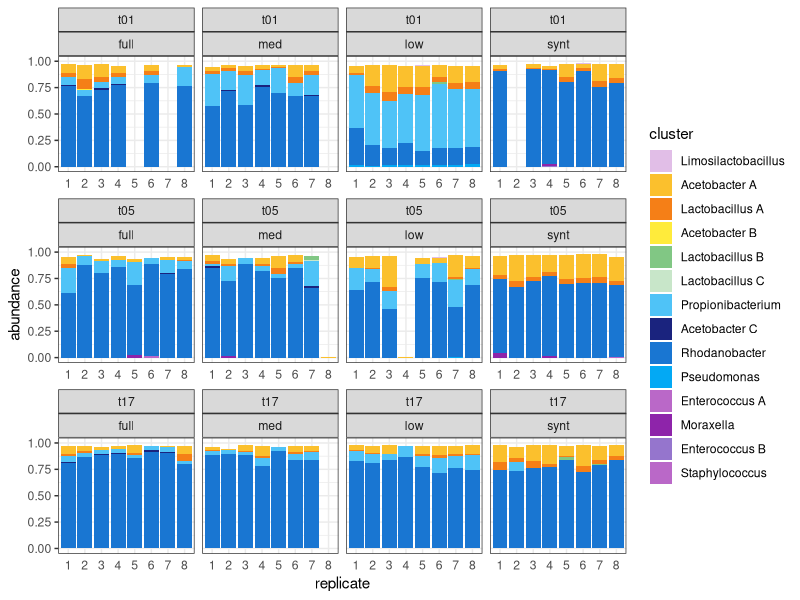
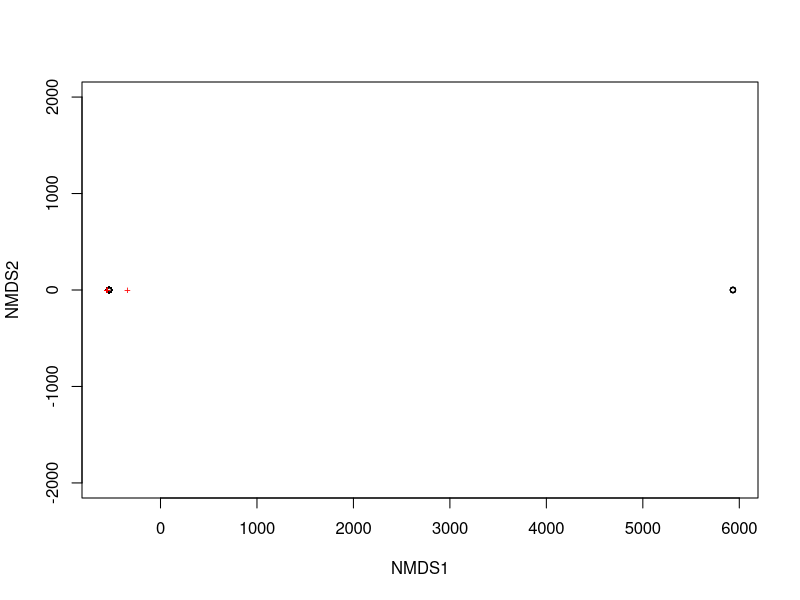
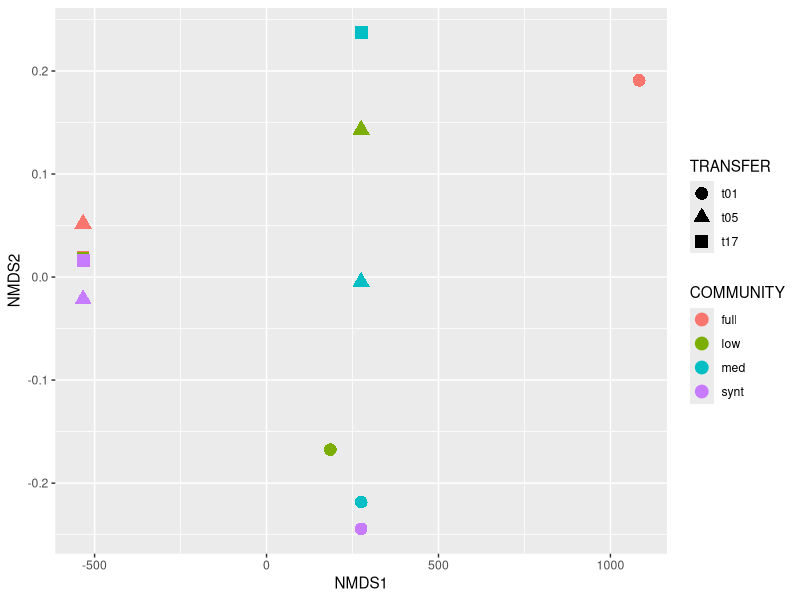
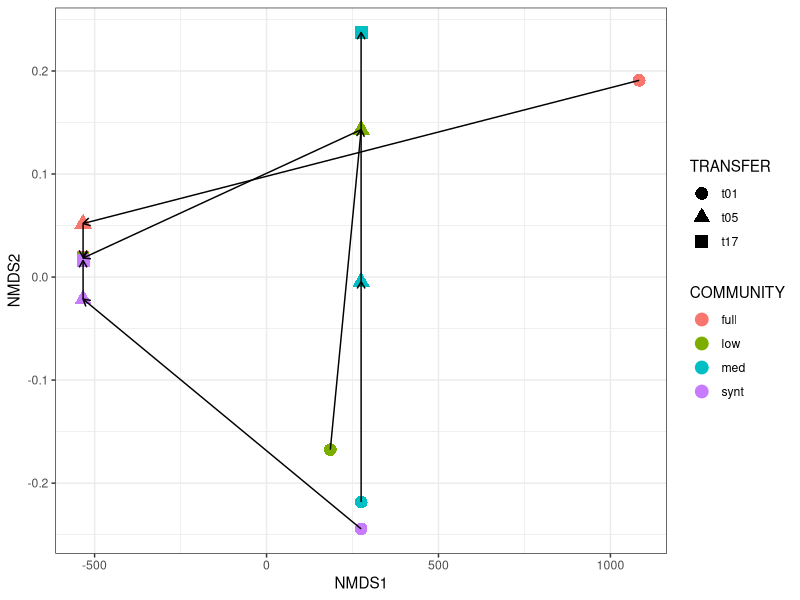
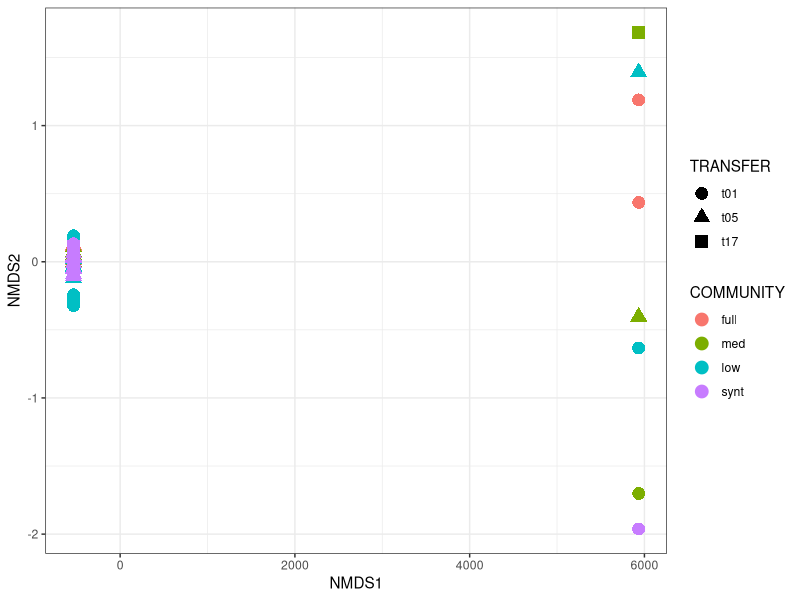
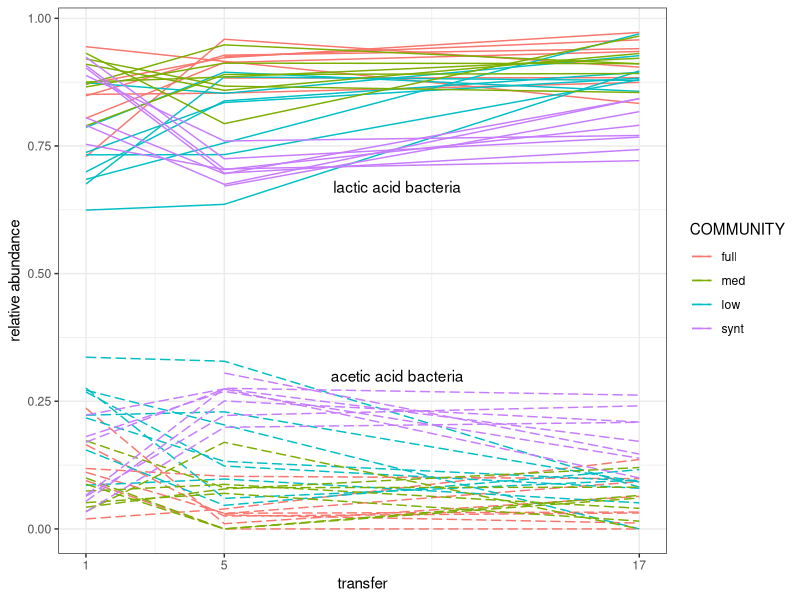

These figures' R source, in order:
#clustered_v5.R (November 17, 2022)
# PERMANOVAs with adonis2 on community compositions
# centroids of nmds plots with arrows connecting 
# STILL NEED TO ORDER LEGEND of community compositions

#clustered_v5.R (December 15, 2022)
# REORDER LEGEND of community compositions ....must be done by hand :(
# order x axis of community compositions by replicate and add missing barcodes
# fixing visualisation of nmds plots 


# Q for Ben: rarefaction curve??? normalised???? 

setwd("~/Library/CloudStorage/OneDrive-WageningenUniversity&Research/2021_evolution_exp/data/bioinformatics/clustered")
library(dplyr)
library(ggplot2)
library(tidyverse)
library(tidyr) 
library(vegan) #needed for permanova


CLUST <-read.csv("output_barcoded_mabisi_July29.csv", sep=(",")) 
CLUST$cluster <- gsub(".*;","",CLUST$cluster) # summarise long complicated name
CLUST <- CLUST %>% rename(barcode = sample)
CLUST$barcode <- gsub("barcode","bc",CLUST$barcode) #take "barcode" and replace with "bc"
CLUST$barcode <- gsub(".summary.txt","",CLUST$barcode) #take ".summary.txt" and replace with nothing
CLUST <- CLUST[,2:4]
#dot - pick up everything, * is multiple of, up to ; then replace before ; with nothing
# https://regex101.com/

#inner_join [add information of community, transfer]
META <-read.csv("220208_META.csv", sep=(",")) #descriptor variables for each barcode 
META <- META %>% rename(barcode = X.NAME)
META$COMMUNITY <- gsub("full ","full", META$COMMUNITY) #fix error with space after "full "

merged <- merge(CLUST, META, by = "barcode", all = TRUE) 
merged <- aggregate(.~barcode + cluster + SAMPLE + TRANSFER + COMMUNITY, merged, FUN = sum)  #need to combine when multiple clusters of same species >1%
merged <- merged %>% filter(abundance > 0.01) #filter only clusters of abundance over 1%
merged$TRANSFER <- factor(merged$TRANSFER, levels = c("t01", "t05", "t17")) # makes plotting better later
merged$COMMUNITY <- factor(merged$COMMUNITY, levels = c("full", "med", "low", "synt")) # makes plotting better later

#### make colour scheme without controls (Anneloes = 86, neg = 90 , zymo = 94)
reduced <- merged %>% 
  filter(barcode != "bc90") %>% 
  filter(barcode != "bc94") %>% 
  filter(barcode != "bc86") %>% 
  separate(SAMPLE, c("time", "replicate"), sep = "-", remove = FALSE)


#manually add missing barcodes 
reduced <- rbind(reduced, c("bc200","Acetobacter_lovaniensis", "1-F5", 1, "F5", "t01", "full", 0.001))
reduced <- rbind(reduced, c("bc201","Acetobacter_lovaniensis", "1-F7", 1, "F7", "t01", "full", 0.001))
reduced <- rbind(reduced, c("bc202","Acetobacter_lovaniensis", "1-M8", 1, "M8", "t01", "med", 0.001))
reduced <- rbind(reduced, c("bc207","Acetobacter_lovaniensis", "1-S2", 1, "S2", "t01", "synt", 0.001))
reduced <- rbind(reduced, c("bc203","Acetobacter_lovaniensis", "1-L2", 1, "L2", "t01", "low", 0.001))
reduced <- rbind(reduced, c("bc204","Acetobacter_lovaniensis", "5-M8", 5, "M8", "t05", "med", 0.001))
reduced <- rbind(reduced, c("bc205","Acetobacter_lovaniensis", "5-L4", 5, "L4", "t05", "low", 0.001))
reduced <- rbind(reduced, c("bc206","Acetobacter_lovaniensis", "17-M8", 17, "M8", "t17", "med", 0.001))

reduced$replicate <- substr(reduced$replicate, 2, 2) #remove letter from replicate to just have number
reduced$abundance <- as.numeric(reduced$abundance) #rbind as mad it a character, so need to go back to numeric



# see how many unique clusters there are
unique <- unique(reduced$cluster) 
#TAKE THIS into .csv file and manually chose colour
# https://chichacha.netlify.app/post/2018-12-09-having-bit-of-party-with-material-colour-palette_files/figure-html/materialColourCheatSheet-1.png
# write.csv(unique,"~/Library/CloudStorage/OneDrive-WageningenUniversity&Research/2021_evolution_exp/data/bioinformatics/clustered//unique.csv", row.names = FALSE)

## need to make list that also includes cluster name with colour
# if just list of colours, then they are reordered to the clusters found at each plot (i.e., changes based on community / trasnfer)
COLOURS <- read.csv("colours.csv", sep=(","))
COLOURS_use <- COLOURS$colour
names(COLOURS_use) <- COLOURS$type

# #SPECIFY ORDER OF COLOURS
# reduced$cluster <- factor(reduced$cluster, levels = COLOURS_use$type) 
new_names <- read.csv("new_names.csv", sep=(",")) #rename the groups (i.e., not species name)

new_names$name <- factor(new_names$name, levels =c("Limosilactobacillus", "Lactobacillus A", "Lactobacillus B", "Lactobacillus C",
                   "Acetobacter A", "Acetobacter B", "Acetobacter C",
                   "Propionibacterium", "Rhodanobacter", "Pseudomonas", "Staphylococcus", "Moraxella",
                   "Enterococcus A", "Enterococcus B", "NA"))

#### order by time point
reduced %>% 
  ggplot(aes(x = replicate, y = abundance, fill = cluster)) + 
  geom_col() + ylim(0,1) +
  scale_fill_manual(labels = new_names$name, values = COLOURS_use)+
  facet_wrap(
    ~TRANSFER +
      ~COMMUNITY, 
    scales="free_x", nrow=3) +
  theme_bw() +
  xlab("replicate") +
  theme(axis.ticks.x = element_blank(),
        # axis.text.x = element_blank(),
        # legend.position="none"
  )


# #### order by treatment
# reduced %>% 
#   ggplot(aes(x = replicate, y = abundance, fill = cluster)) +
#   geom_col() + ylim(0,1) +
#   #me trying to change the legend order...
#   scale_fill_manual(labels = new_names$name, values = COLOURS_use)+
#   facet_wrap(
#     ~COMMUNITY +
#     ~TRANSFER, 
#     scales="free_x", nrow=2) +
#   theme_bw() +
#   xlab("replicate") +
#   theme(axis.ticks.x = element_blank()
#         # axis.text.x = element_blank()
#         # legend.position="none"
#   )



  
####### NMDS PLOTS ######

pivoted <- reduced %>% 
  pivot_wider(names_from = cluster, values_from = abundance, 
              id_cols = c("barcode", "SAMPLE", "COMMUNITY", "TRANSFER"))


pivoted <- pivoted[, -c(11:18)] # remove clusters that are just contamination/rare types b/c this introduces too many NAs
# pivoted <- pivoted %>% filter(COMMUNITY == "full")

pivoted <- as.data.frame(pivoted)
pivoted[is.na(pivoted)] <- 0
com = pivoted[,5:ncol(pivoted)] #take just columns with data

set.seed(123)
nmds = vegan::metaMDS(com, distance = "bray") # currently ERRORS b/c insufficient data
plot(nmds)

### plotting taken from:
# https://jkzorz.github.io/2019/06/06/NMDS.html#:~:text=Non%2Dmetric%20Multi%2Ddimensional%20Scaling,a%202D%20representation%20or%20ordination.

data.scores = as.data.frame(scores(nmds)$sites) #makes output of axis scores, appears to keep in order so next lines work
data.scores$SAMPLE = pivoted$SAMPLE # adds information for plotting/grouping
data.scores$TRANSFER = pivoted$TRANSFER
data.scores$COMMUNITY = pivoted$COMMUNITY

## finding centroids and plotting them 
data.scores$group <- paste0(data.scores$TRANSFER, "_",data.scores$COMMUNITY) # paste puts two vectors together (can also use dyplr), adds underscore between

centroid <- aggregate(cbind(NMDS1, NMDS2) ~ group, data = data.scores, FUN = mean) #take mean on x and mean on y to head centroid
centroid$COMMUNITY <- gsub(".*_", "", centroid$group) #take everything before _, replace with nothing
centroid$TRANSFER <- gsub("_.*", "", centroid$group) #take everything after _, replace with nothing

centroid %>% 
  ggplot(aes(x = NMDS1, y = NMDS2)) + 
  geom_point(size = 4, aes(colour = COMMUNITY, shape =  TRANSFER
  ))

# create the two lines 
int_1 <- data.frame(treat = c("full","low","med","synt"),
                    xstart = subset(centroid,TRANSFER=="t01")$NMDS1,
                    ystart = subset(centroid,TRANSFER=="t01")$NMDS2,
                    xend = subset(centroid,TRANSFER=="t05")$NMDS1,
                    yend = subset(centroid,TRANSFER=="t05")$NMDS2)

int_2 <- data.frame(treat = c("full","low","med","synt"),
                    xstart = subset(centroid,TRANSFER=="t05")$NMDS1,
                    ystart = subset(centroid,TRANSFER=="t05")$NMDS2,
                    xend = subset(centroid,TRANSFER=="t17")$NMDS1,
                    yend = subset(centroid,TRANSFER=="t17")$NMDS2)

# plot centroids and connect t1 to t5 to t17 with lines 
centroid %>% 
  ggplot(aes(x = NMDS1, y = NMDS2)) + 
  geom_point(size = 4, aes(colour = COMMUNITY, shape =  TRANSFER))+
  geom_segment(data=int_1,aes(x=xstart,xend=xend,y=ystart,yend=yend),arrow=arrow(length=unit(0.2,"cm"))) +
  geom_segment(data=int_2,aes(x=xstart,xend=xend,y=ystart,yend=yend),arrow=arrow(length=unit(0.2,"cm"))) +
  theme_bw() 

#making plot with ALL nmds points 
data.scores %>% 
ggplot(aes(x = NMDS1, y = NMDS2)) + 
  geom_point(size = 4, aes(colour = COMMUNITY,shape = TRANSFER ))+ 
  theme_bw() +
  labs(x = "NMDS1", colour = "COMMUNITY", y = "NMDS2", shape = "TRANSFER")  
 

##### ADONIS PERMANOVA ########
library(vegan)

reduced <- merged %>%  # check you have "reduced" before manipulating for visualisations
  filter(barcode != "bc90") %>% 
  filter(barcode != "bc94") %>% 
  filter(barcode != "bc86") 


# transform to horizontal
wide <- reduced  %>% 
  pivot_wider(names_from = cluster, values_from = abundance, values_fill = 0)

#everything, with interaction
adonis2(wide[ ,5:18] ~ COMMUNITY*TRANSFER, data = wide[,1:4], method = "bray") 
# adonis2(wide[ ,5:18] ~ wide$COMMUNITY*wide$TRANSFER, method = "bray") #alternative 

#by transfer
adonis2(wide[wide$TRANSFER=="t01",5:18] ~ COMMUNITY, 
        data = wide[wide$TRANSFER=="t01",1:4], method = "bray") 

adonis2(wide[wide$TRANSFER=="t05",5:18] ~ COMMUNITY, 
        data = wide[wide$TRANSFER=="t05",1:4], method = "bray") 

adonis2(wide[wide$TRANSFER=="t17",5:18] ~ COMMUNITY, 
        data = wide[wide$TRANSFER=="t17",1:4], method = "bray") 

#by community
adonis2(wide[wide$COMMUNITY=="full",5:18] ~ TRANSFER, 
        data = wide[wide$COMMUNITY=="full",1:4], method = "bray") 

adonis2(wide[wide$COMMUNITY=="med",5:18] ~ TRANSFER, 
        data = wide[wide$COMMUNITY=="med",1:4], method = "bray") 

adonis2(wide[wide$COMMUNITY=="low",5:18] ~ TRANSFER, 
        data = wide[wide$COMMUNITY=="low",1:4], method = "bray") 

adonis2(wide[wide$COMMUNITY=="synt",5:18] ~ TRANSFER, 
        data = wide[wide$COMMUNITY=="synt",1:4], method = "bray") 



####### RATIOS OF ACETOBACTERS vs. LACTIC ACID #########
wide <- wide %>%
  mutate(AAB = Acetobacter_lovaniensis + Acetobacter_orientalis + Acetobacter_sp._SRT1) %>%
  mutate(LAB = Lactobacillus_delbrueckii_subsp._lactis + Lactobacillus_fermentum + Lactobacillus_helveticus + Lactobacillus_sp._RA2113)

combined <- wide %>%
  group_by(barcode, SAMPLE, TRANSFER, COMMUNITY) %>%
  summarise(AAB2 = sum(AAB), LAB2 = sum(LAB)) %>%
  mutate(TOTAL = AAB2 + LAB2) %>%
  mutate(RATIO = AAB2 / LAB2) 

combined$TRANSFER2 <- gsub("t"," ", combined$TRANSFER)
combined$REP <- gsub(".*-"," ", combined$SAMPLE)

### PLOT relative abundances of AAB and LAB 
combined %>%
  ggplot(aes(colour = COMMUNITY, group = REP)) + 
  geom_line(aes(x = as.numeric(TRANSFER2), y = LAB2)) +
  geom_line(aes(x = as.numeric(TRANSFER2), y = AAB2), linetype= "longdash") +
  theme_bw() +
  xlab("transfer") +
  ylab("relative abundance") +
  scale_x_continuous(breaks=c(1,5,17)) +
  annotate("text", x = 10, y = 0.3, label = "acetic acid bacteria") +
  annotate("text", x = 10, y = 0.67, label = "lactic acid bacteria")
                  

# # EXTRA PLOTS
# #### plotting individual clusters
# df <- wide %>%
#   group_by(SAMPLE, TRANSFER, COMMUNITY) %>%
#   summarise(aceA = sum(Acetobacter_lovaniensis), 
#             aceB = sum(Acetobacter_orientalis),
#             aceC = sum(Acetobacter_sp._SRT1),
#             lacA = sum(Lactobacillus_delbrueckii_subsp._lactis),
#             lacB = sum(Lactobacillus_helveticus),
#             lacC = sum(Lactobacillus_sp._RA2113),
#             limA = sum(Lactobacillus_fermentum))
# 
# df$TRANSFER2 <- gsub("t"," ", df$TRANSFER)
# df$REP <- gsub(".*-"," ", df$SAMPLE)
# 
# df %>%
#   ggplot(aes(colour = COMMUNITY, group = REP)) + 
#   geom_line(aes(x = as.numeric(TRANSFER2), y = lacA)) +
#   geom_line(aes(x = as.numeric(TRANSFER2), y = lacB), linetype= "longdash") +
#   geom_line(aes(x = as.numeric(TRANSFER2), y = lacC), linetype= "dotted") + #lactobacillus C only seen in low at t0
#   theme_bw() +
#   xlab("transfer") +
#   ylab("relative abundance") +
#   ggtitle("Lactobacillus A, B, C") +
#   scale_x_continuous(breaks=c(1,5,17))+ 
#   annotate("text", x = 13, y = 0.3, label = "Lactobacillus A (solid)") +
#   annotate("text", x = 13, y = 0.6, label = "Lactobacillus B (dashed)")
# 
# df %>%
#   ggplot(aes(colour = COMMUNITY, group = REP)) + 
#   geom_line(aes(x = as.numeric(TRANSFER2), y = aceA)) +
#   geom_line(aes(x = as.numeric(TRANSFER2), y = aceB), linetype= "longdash") +
#   geom_line(aes(x = as.numeric(TRANSFER2), y = aceC), linetype= "dotted") +
#   theme_bw() +
#   xlab("transfer") +
#   ylab("relative abundance") +
#   ggtitle("Acetobacter A, B, C") +
#   scale_x_continuous(breaks=c(1,5,17)) + 
#   annotate("text", x = 13, y = 0.2, label = "Acetobacter A (solid)") +
#   annotate("text", x = 13, y = 0.1, label = "Acetobacter B (dashed)")
# 
#   
###### EXTRA PLOTS #######
# ### TRANSFER
# reduced %>% 
#   filter(TRANSFER == "t17") %>%
#   ggplot(aes(x = barcode, y = abundance, fill = cluster)) + 
#   geom_col() + ylim(0,1) +
#   scale_fill_manual(values = COLOURS_use) +
#   facet_wrap(
#     ~factor(COMMUNITY, levels=c('full','med','low','synt', 'Anneloes')) +
#       ~TRANSFER, scales="free_x", nrow=1) +
#   theme_bw() +
#   xlab("replicates") +
#   theme(axis.ticks.x = element_blank(),
#         axis.text.x = element_blank(),
#         # legend.position="none"
#         )
# 
# ### COMMUNITY
# reduced %>% 
#   filter(COMMUNITY == "full") %>%
#   ggplot(aes(x = barcode, y = abundance, fill = cluster)) + 
#   geom_col() + ylim(0,1) +
#   scale_fill_manual(values = COLOURS_use) + 
#   facet_wrap(~TRANSFER, scales="free_x", nrow=1)+
#   labs(title = "full") +
#   theme_bw() +
#   xlab("replicates") +
#   theme(axis.ticks.x = element_blank(),
#         axis.text.x = element_blank(),
#         legend.position="none")
# 
# #### SINGLE BARCODE
# merged %>% 
#   filter(barcode == "bc94") %>%
#   ggplot(aes(x = barcode, y = abundance, fill = cluster)) + 
#   geom_col() + ylim(0,1) +
#   # theme(legend.position="none") +
#   scale_fill_manual(values = COLOURS_use)
#   facet_wrap(~barcode, scales="free_x", nrow=1)

# ZYMO CONTROL:
# Listeria monocytogenes - 12%, Pseudomonas aeruginosa - 12%, Bacillus subtilis - 12%
# Escherichia coli - 12%, Salmonella enterica - 12%, Lactobacillus fermentum - 12%
# Enterococcus faecalis - 12%, Staphylococcus aureus - 12%, Saccharomyces cerevisiae - 2%, 
# Cryptococcus neoformans - 2%.new 


  
  